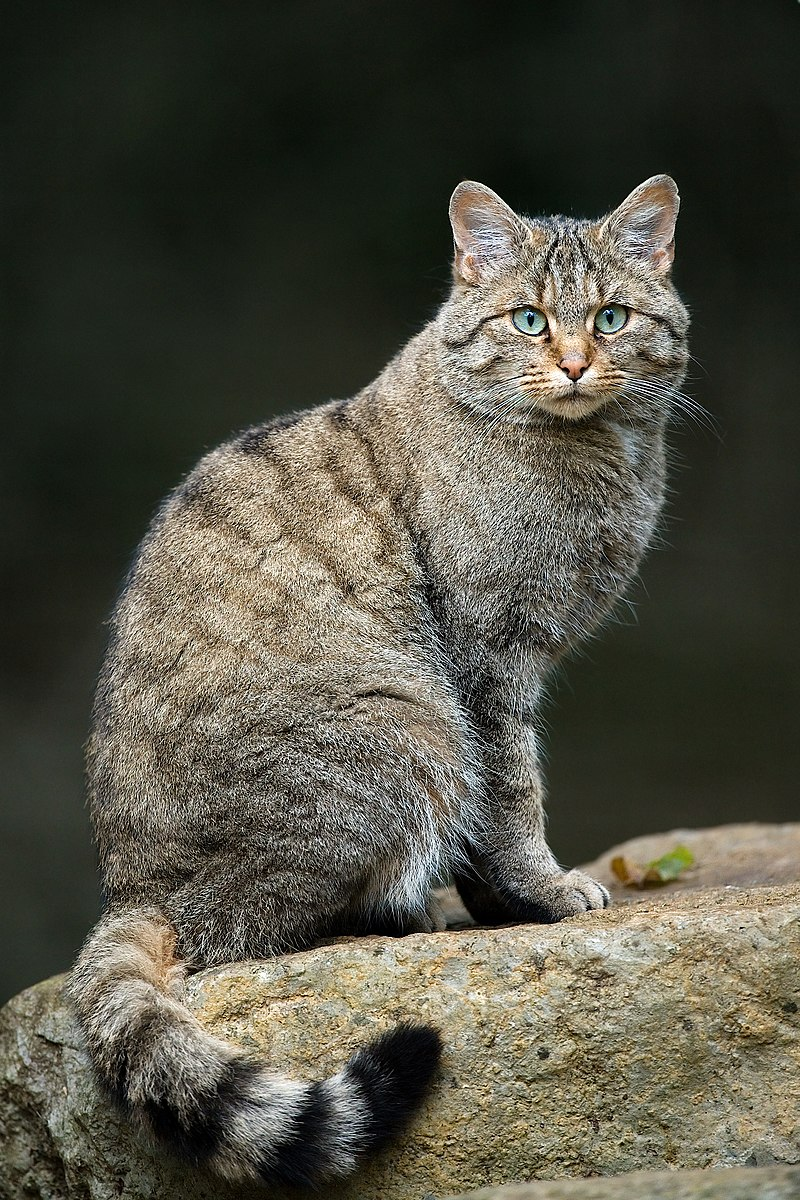
#> input picture work-with-imgdata/Felis_silvestris_silvestris_Luc_Viatour.jpg, 800 x 1200 px
$ jupyter execute --allow-errors basic.ipynb
#> lines starting #> are read from the running program, lines starting #| are printed output that depends on the picture
## Đọc và hiển thị img

[cell 1]
import cv2
from matplotlib import pyplot as plt

img = cv2.imread("Felis_silvestris_silvestris_Luc_Viatour.jpg",0)
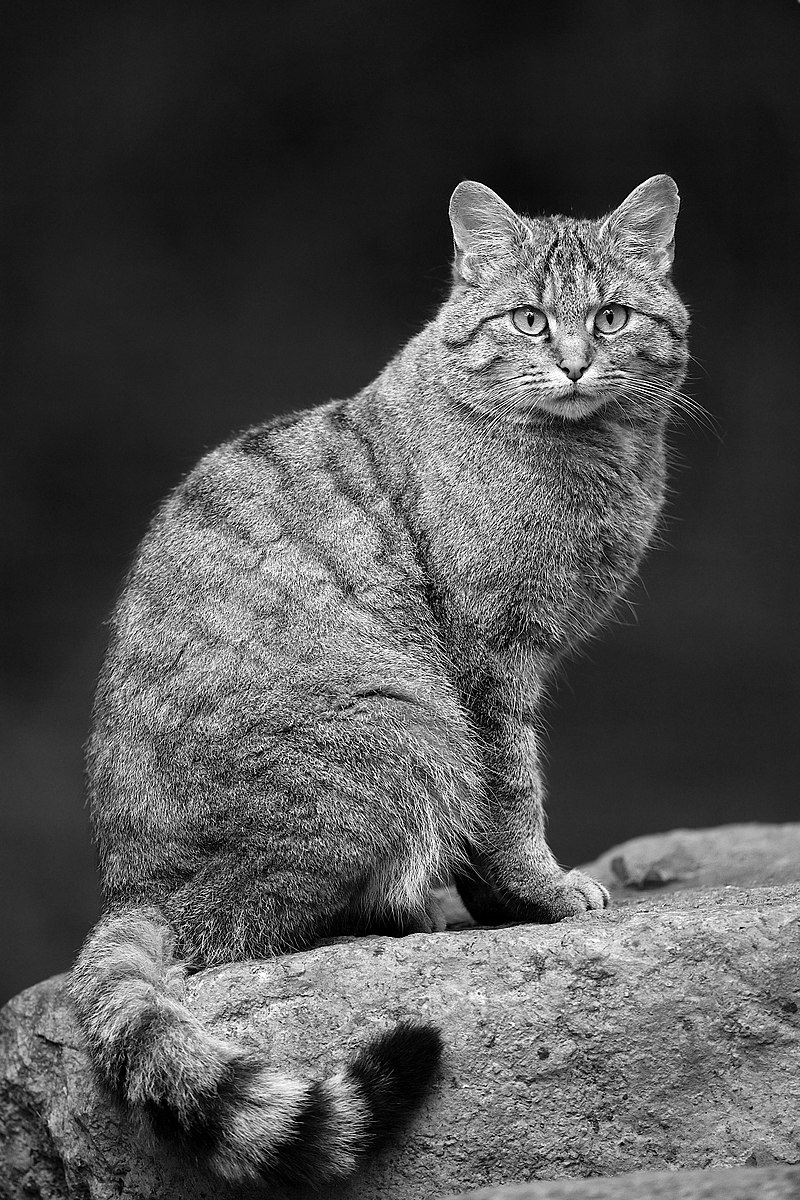
#> img: shape (1200, 800); min 0, max 255, mean 79.7

plt.imshow(img,cmap = 'gray')
plt.show()

## Tăng/ giảm độ sáng

[cell 2]
img = cv2.imread("Felis_silvestris_silvestris_Luc_Viatour.jpg")
#> img is the input picture: shape (1200, 800, 3); mean B, G, R 68.1, 80.7, 82.2

img = cv2.cvtColor(img,cv2.COLOR_BGR2RGB)
import numpy as np


new_img = img.astype(np.float32) + 0
new_img = np.clip(new_img ,0,255)
new_img = new_img.astype ( np.uint8)

plt.imshow(new_img)
